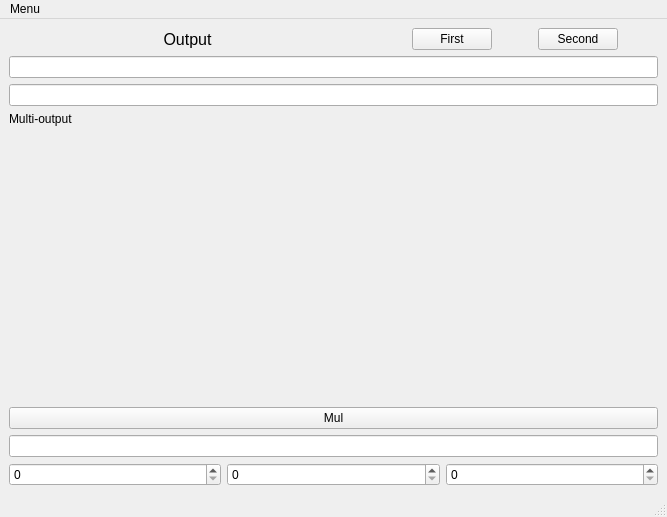
<?xml version="1.0" encoding="UTF-8"?>
<ui version="4.0">
 <class>MainWindow</class>
 <widget class="QMainWindow" name="MainWindow">
  <property name="geometry">
   <rect>
    <x>0</x>
    <y>0</y>
    <width>667</width>
    <height>517</height>
   </rect>
  </property>
  <property name="windowTitle">
   <string>MainWindow</string>
  </property>
  <widget class="QWidget" name="centralwidget">
   <layout class="QVBoxLayout" name="verticalLayout">
    <item>
     <layout class="QHBoxLayout" name="horizontalLayout" stretch="1,0,0,0,0,0">
      <property name="sizeConstraint">
       <enum>QLayout::SetDefaultConstraint</enum>
      </property>
      <item>
       <widget class="QLabel" name="Text_output">
        <property name="font">
         <font>
          <pointsize>12</pointsize>
         </font>
        </property>
        <property name="text">
         <string>Output</string>
        </property>
        <property name="alignment">
         <set>Qt::AlignCenter</set>
        </property>
        <property name="wordWrap">
         <bool>true</bool>
        </property>
        <property name="margin">
         <number>0</number>
        </property>
       </widget>
      </item>
      <item>
       <spacer name="horizontalSpacer">
        <property name="orientation">
         <enum>Qt::Horizontal</enum>
        </property>
        <property name="sizeHint" stdset="0">
         <size>
          <width>40</width>
          <height>20</height>
         </size>
        </property>
       </spacer>
      </item>
      <item>
       <widget class="QPushButton" name="button_1">
        <property name="text">
         <string>First</string>
        </property>
       </widget>
      </item>
      <item>
       <spacer name="horizontalSpacer_2">
        <property name="orientation">
         <enum>Qt::Horizontal</enum>
        </property>
        <property name="sizeHint" stdset="0">
         <size>
          <width>40</width>
          <height>20</height>
         </size>
        </property>
       </spacer>
      </item>
      <item>
       <widget class="QPushButton" name="button_2">
        <property name="text">
         <string>Second</string>
        </property>
       </widget>
      </item>
      <item>
       <spacer name="horizontalSpacer_3">
        <property name="orientation">
         <enum>Qt::Horizontal</enum>
        </property>
        <property name="sizeHint" stdset="0">
         <size>
          <width>40</width>
          <height>20</height>
         </size>
        </property>
       </spacer>
      </item>
     </layout>
    </item>
    <item>
     <layout class="QVBoxLayout" name="verticalLayout_2">
      <item>
       <widget class="QLineEdit" name="text_input"/>
      </item>
      <item>
       <widget class="QLineEdit" name="int_input"/>
      </item>
      <item>
       <widget class="QLabel" name="second_output">
        <property name="text">
         <string>Multi-output</string>
        </property>
        <property name="alignment">
         <set>Qt::AlignLeading|Qt::AlignLeft|Qt::AlignTop</set>
        </property>
       </widget>
      </item>
      <item>
       <widget class="QPushButton" name="mul_btn">
        <property name="text">
         <string>Mul</string>
        </property>
       </widget>
      </item>
     </layout>
    </item>
    <item>
     <widget class="QLineEdit" name="saver_edit"/>
    </item>
    <item>
     <layout class="QHBoxLayout" name="horizontalLayout_2">
      <item>
       <widget class="QSpinBox" name="spinBox_3"/>
      </item>
      <item>
       <widget class="QSpinBox" name="spinBox_2"/>
      </item>
      <item>
       <widget class="QSpinBox" name="spinBox"/>
      </item>
     </layout>
    </item>
   </layout>
  </widget>
  <widget class="QMenuBar" name="menubar">
   <property name="geometry">
    <rect>
     <x>0</x>
     <y>0</y>
     <width>667</width>
     <height>21</height>
    </rect>
   </property>
   <widget class="QMenu" name="menuMenu">
    <property name="title">
     <string>Menu</string>
    </property>
    <addaction name="actionText_save"/>
   </widget>
   <addaction name="menuMenu"/>
  </widget>
  <widget class="QStatusBar" name="statusbar"/>
  <action name="actionText_save">
   <property name="text">
    <string>Text_save</string>
   </property>
   <property name="shortcut">
    <string>Ctrl+S</string>
   </property>
  </action>
 </widget>
 <resources/>
 <connections/>
</ui>
